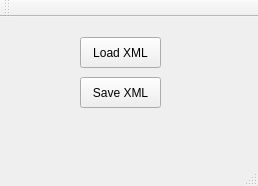
<?xml version="1.0" encoding="UTF-8"?>
<ui version="4.0">
 <class>MainWindow</class>
 <widget class="QMainWindow" name="MainWindow">
  <property name="geometry">
   <rect>
    <x>0</x>
    <y>0</y>
    <width>258</width>
    <height>186</height>
   </rect>
  </property>
  <property name="windowTitle">
   <string>MainWindow</string>
  </property>
  <widget class="QWidget" name="centralWidget">
   <widget class="QPushButton" name="loadXmlButton">
    <property name="geometry">
     <rect>
      <x>80</x>
      <y>20</y>
      <width>81</width>
      <height>31</height>
     </rect>
    </property>
    <property name="text">
     <string>Load XML</string>
    </property>
   </widget>
   <widget class="QPushButton" name="saveXmlButton">
    <property name="geometry">
     <rect>
      <x>80</x>
      <y>60</y>
      <width>81</width>
      <height>31</height>
     </rect>
    </property>
    <property name="text">
     <string>Save XML</string>
    </property>
   </widget>
  </widget>
  <widget class="QMenuBar" name="menuBar">
   <property name="geometry">
    <rect>
     <x>0</x>
     <y>0</y>
     <width>258</width>
     <height>19</height>
    </rect>
   </property>
  </widget>
  <widget class="QToolBar" name="mainToolBar">
   <attribute name="toolBarArea">
    <enum>TopToolBarArea</enum>
   </attribute>
   <attribute name="toolBarBreak">
    <bool>false</bool>
   </attribute>
  </widget>
  <widget class="QStatusBar" name="statusBar"/>
 </widget>
 <layoutdefault spacing="6" margin="11"/>
 <resources/>
 <connections/>
</ui>
